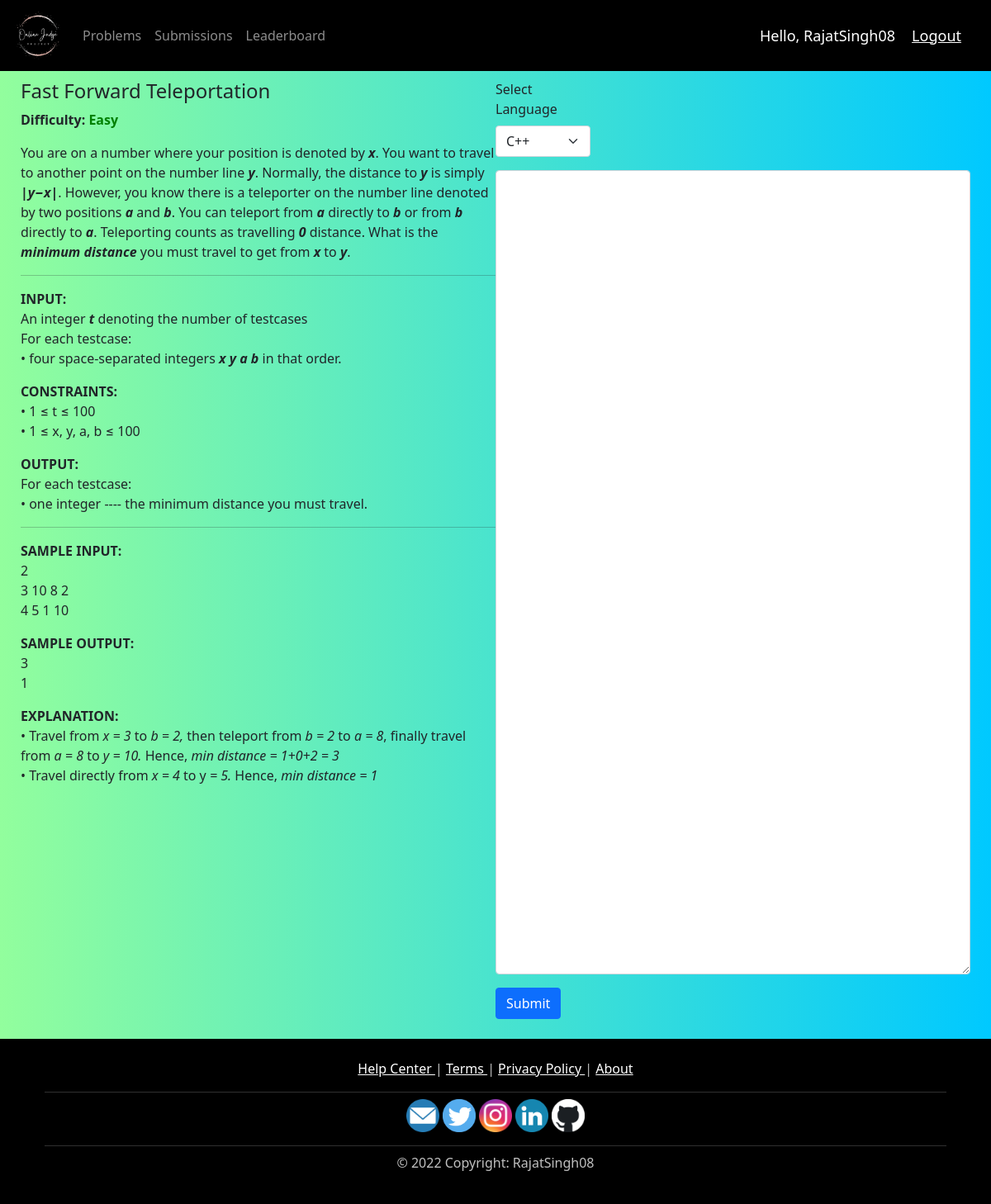
Page /problems/1/ (signed in) on the committed database.
### OJ/models.py (models this page shows, shortened)
class User(AbstractUser):
    email = models.EmailField(unique=True, default="")
    total_score = models.IntegerField(default=0)
    solve_count = models.IntegerField(default=0)
    class Meta:
        ordering = ['-total_score']
    def __str__(self):
        return self.username

class Problem(models.Model):
    TOUGHNESS = (("Easy", "Easy"), ("Medium", "Medium"), ("Tough", "Tough"))
    STATUS = (("Unsolved", "Unsolved"), ("Solved", "Solved"))
    name = models.CharField(max_length=100, default="")
    description = FroalaField(default="")
    difficulty = models.CharField(max_length=10, choices=TOUGHNESS)
    time_limit = models.IntegerField(default=1)
    memory_limit = models.IntegerField(default=128)
    score = models.IntegerField(default=0)
    solved_status = models.CharField(
        max_length=10, choices=STATUS, default="Unsolved")

### OJ/views.py (the view)
# urls.py: path('problems/<int:problem_id>/', views.descriptionPage, name='description'),
@login_required(login_url='login')
def descriptionPage(request, problem_id):
    user_id = request.user.id
    problem = get_object_or_404(Problem, id=problem_id)
    user = User.objects.get(id=user_id)
    context = {'problem': problem, 'user': user, 'user_id': user_id}
    return render(request, 'OJ/description.html', context)

### OJ/templates/OJ/description.html (shortened to what this page needs)
{% extends 'OJ/main.html' %}
{% block content %}
<div style="width: 100%;">
    <div style="float:left; width: 50%">
        <h4>{{problem.name}}</h4>
        <b>Difficulty:</b>
        {% if problem.difficulty == "Easy" %}
        <b style="color: green;">{{problem.difficulty}}</b>
        {% elif problem.difficulty == "Medium" %}
        <b style="color: blue;">{{problem.difficulty}}</b>
        {% else %}
        <b style="color: red;">{{problem.difficulty}}</b>
        {% endif %}
        {% autoescape off %}
        <p>{{problem.description}}</p>
        {% endautoescape %}
    </div>
    <div style="float:right; width: 50%;">
        <form action="{% url 'verdict' problem.id %}" method="POST">
            <fieldset>
                <div class="form-group" style="width: 20%;">
                    <label>Select Language</label>
                    <select name="language" id="language" class="form-select">
                        <option>C++</option>
                    </select>
                </div>
                <div class="form-group">
                    <textarea name="code" id="code"
                        class="form-control" rows="40"></textarea>
                </div>
                <button type="submit" class="btn btn-primary">Submit</button>
            </fieldset>
        </form>
    </div>
</div>
<br>
{% endblock %}

### OJ/templates/OJ/navbar.html (shortened to what this page needs)
{% load static %}
<nav class="navbar navbar-expand-lg navbar-dark"
    style="background-color: #000000;">
    <a class="navbar-brand" href="/"><img src="{% static 'images/logo.png' %}"
            width="60" height="60" /></a>
    <div class="collapse navbar-collapse" id="navbarNav">
        <ul class="navbar-nav mr-auto mt-2 mt-lg-0">
            <li class="nav-item">
                <a class="nav-link" href="/problems">Problems</a>
            </li>
            <li class="nav-item">
                <a class="nav-link" href="/submissions">Submissions</a>
            </li>
            <li class="nav-item">
                <a class="nav-link" href="/leaderboard">Leaderboard</a>
            </li>
        </ul>
    </div>
    <span class="hello-msg">Hello, {{request.user}}</span>
    <span><a class="hello-msg" href="{% url 'logout' %}">Logout</a></span>
</nav>

### static/css/main.css (style rules this page uses)
body { background: #00C9FF !important; background: -webkit-linear-gradient(to right, #92FE9D, #00C9FF) !important; background: linear-gradient(to right, #92FE9D, #00C9FF) !important; }

### OJ/templates/OJ/navbar.html (style rules this page uses)
.hello-msg { font-size: 18px; color: #fff; margin-right: 20px; }

### rows in the picture
User: user "RajatSingh08"
Problem: name "Fast Forward Teleportation", difficulty "Easy", description "You are on a number where your position is denoted by x . You want to travel to another point on the number line y . Normally, the distance to y is simply |y−x| . However, you know there is a teleporter on the number line denoted by two positions a and b . You can teleport from a directly to b or from b directly to a . Teleporting counts as travelling 0 distance. What is the minimum distance you must travel to get from x to y . INPUT: An integer t denoting the number of testcases For each testcase: • four space-separated integers x y a b in that order. CONSTRAINTS: • 1 ≤ t ≤ 100 • 1 ≤ x, y, a, b ≤ 100 OUTPUT: For each testcase: • one integer ---- the minimum distance you must travel. SAMPLE…"
